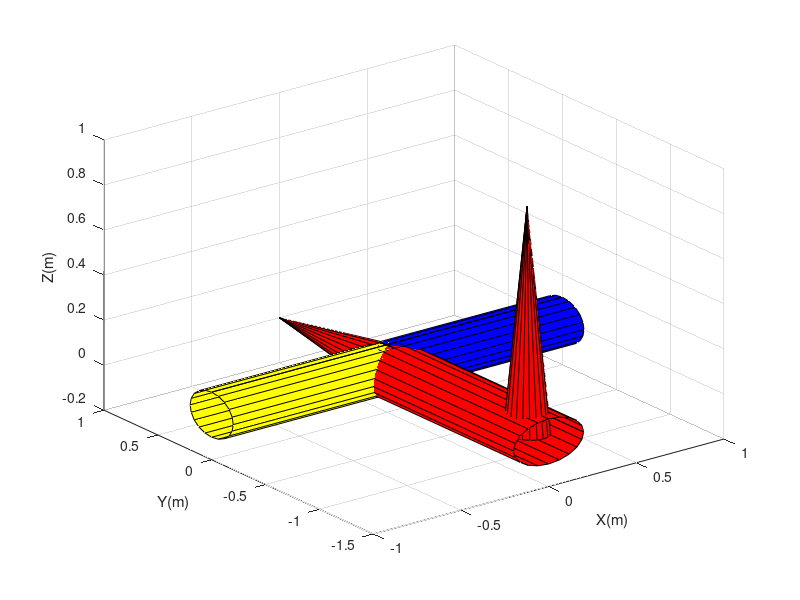

This chart was generated by the following MATLAB code: (Note: this script raises an error after producing the figure.)
clc; clear; close all;

%% 
%%%%%%%%%%%%%%%%%%%%%%%%%%%%%%%%%%%%%
% 1. Addressing the constants
%%%%%%%%%%%%%%%%%%%%%%%%%%%%%%%%%%%%%
%constants = plantConstants;     % The function where the 
                                % variables come is myConstants

hold on;
grid on;
view(3);
xlabel('X(m)') 
ylabel('Y(m)') 
zlabel('Z(m)')
[xc, yc, zc] = cylinder([0.1 0.0]);  % for a cone
[xi, yi, zi] = cylinder([0.2 0.2]);

haa(1) = surface(xc, zc, -yc, 'FaceColor', 'red');
haa(2) = surface(zi, yi, 0.5*xi,'FaceColor', 'blue');
haa(3) = surface(-zi, yi, 0.5*xi, 'FaceColor', 'yellow');
haa(4) = surface(xi, -1.5*zi, 0.5*yi, 'FaceColor', 'red');
haa(5) = surface(xc, (1.5*yc)-1.3, zi, 'FaceColor', 'red');
combined_objects = hgtransform('Parent',anx);
set(haa,'Parent',combined_objects)
set(gcf, 'Render','opengl')

drawnow
za = 0:0.01:10;
ya = 2*sin(2*pi*za);
xa = 2*cos(2*pi*za);

plot3(xa,ya,za)%,'--b','LineWidth',1)
hold on

for i = 1: length(xa)
    trans = makehgtform('translate',[xa(i) ya(i) za(i)]);
    rotz = 1; %makehgtform('zrotate',beaz(i));
	set(combined_objects, 'Matrix', trans*rotz);
	pause(0.3);
end
